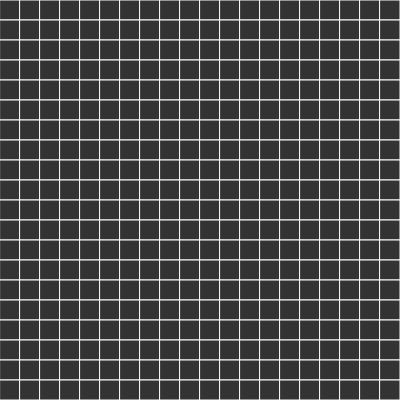
Frame 1 (no input)
Frame 60 (no input): identical to frame 1, image omitted
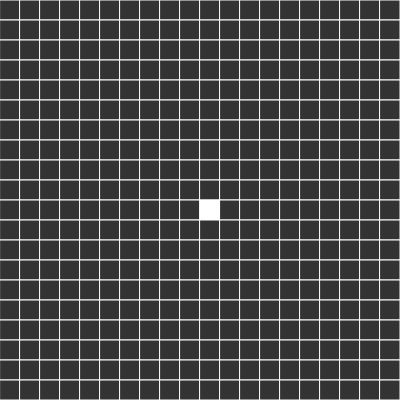
Frame 120 (the mouse pressed at the canvas centre since frame 60)

The p5.js sketch that drew these frames (run headless with seeded random() and noise() and a simulated clock; from frame 60 on, the mouse is pressed at the canvas centre):

// p5.js sketch
// ── sketch.js
var scl = 20;
var cells = [],
  started = false,
  drawMode = false,
  pMouse

function setup() {
  pMouse = createVector()
  createCanvas(20 * scl, 20 * scl);
  background(51);
  stroke(255)
  var totalx = width / scl,
    totaly = height / scl
  cells = []
  for (let y = 0; y < totaly; y++) {
    cells.push([])
    for (let x = 0; x < totalx; x++) {
      cells[y].push(new Cell(x, y))
    }
  }
  stroke(255)
  //neighbours
  for (let y = 0; y < totaly; y++) {
    for (let x = 0; x < totalx; x++) {
      var ele = cells[y][x];
      for (let i = -1; i < 2; i++) {
        for (let j = -1; j < 2; j++) {
          try {
            var candid = cells[y + j][x + i]

            if ((candid) && (candid != ele)) {
              ele.neighbours.push(candid)
            }
          } catch (TypeError) {}
        }
      }
    }
  }
}

function draw() {
  background(0)
  for (var i of cells) {
    for (var j of i) {
      j.show()
    }
  }
  if (drawMode) {
    if ((abs(pMouse.x - mouseX) > scl) || (abs(pMouse.y - mouseY) >scl)) {
      pMouse = createVector(Math.floor(mouseX / scl), Math.floor(mouseY / scl))
      mousePressed(true)
    }
  }
  if (started) {
    frameRate(3)
    for (i of cells) {
      for (var x of i) {
        x.update()
      }
    }
  }
}

function mousePressed(x = false) {
  var x = Math.floor(mouseX / scl),
    y = Math.floor(mouseY / scl)
  if (!drawMode) {
    try {
      cells[y][x].isAlive = !cells[y][x].isAlive
      cells[y][x].nextState = !cells[y][x].nextState
      cells[y][x].show()
    } catch (typeError) {}
  } else {
    try {
      cells[y][x].isAlive = true
      cells[y][x].nextState = true
      cells[y][x].show()
    } catch (typeError) {}
  }
}

function keyPressed() {
  if (keyCode == 32) {
    console.log(1)
    started = !started
  }
  if (keyCode == 68) {
    console.log('d')
    drawMode = !drawMode
    pMouse = createVector(Math.floor(mouseX / scl), Math.floor(mouseY / scl))
  }
}
// ── cell.js
function Cell(x = 1, y =1 ) {
  this.neighbours = []
  this.coords = createVector(x, y)
  this.isAlive = false
  this.nextState = this.isAlive
  this.show = function() {
    this.isAlive = this.nextState
    if (this.isAlive) {
      push();
      // fill(51,255,255);
      fill(255);
    } else {
      push()
      fill(51)
    }
    square(this.coords.x * scl, this.coords.y * scl, scl);
    pop()
  }
  this.update = function(){

    var num = 0
    for(var i of this.neighbours){
      if(i.isAlive){
        num++
      }
    }
    if((this.isAlive&&(num==2))||(num==3)){
      this.nextState = true
      
    }else{
      this.nextState = false
    }
  }
}
